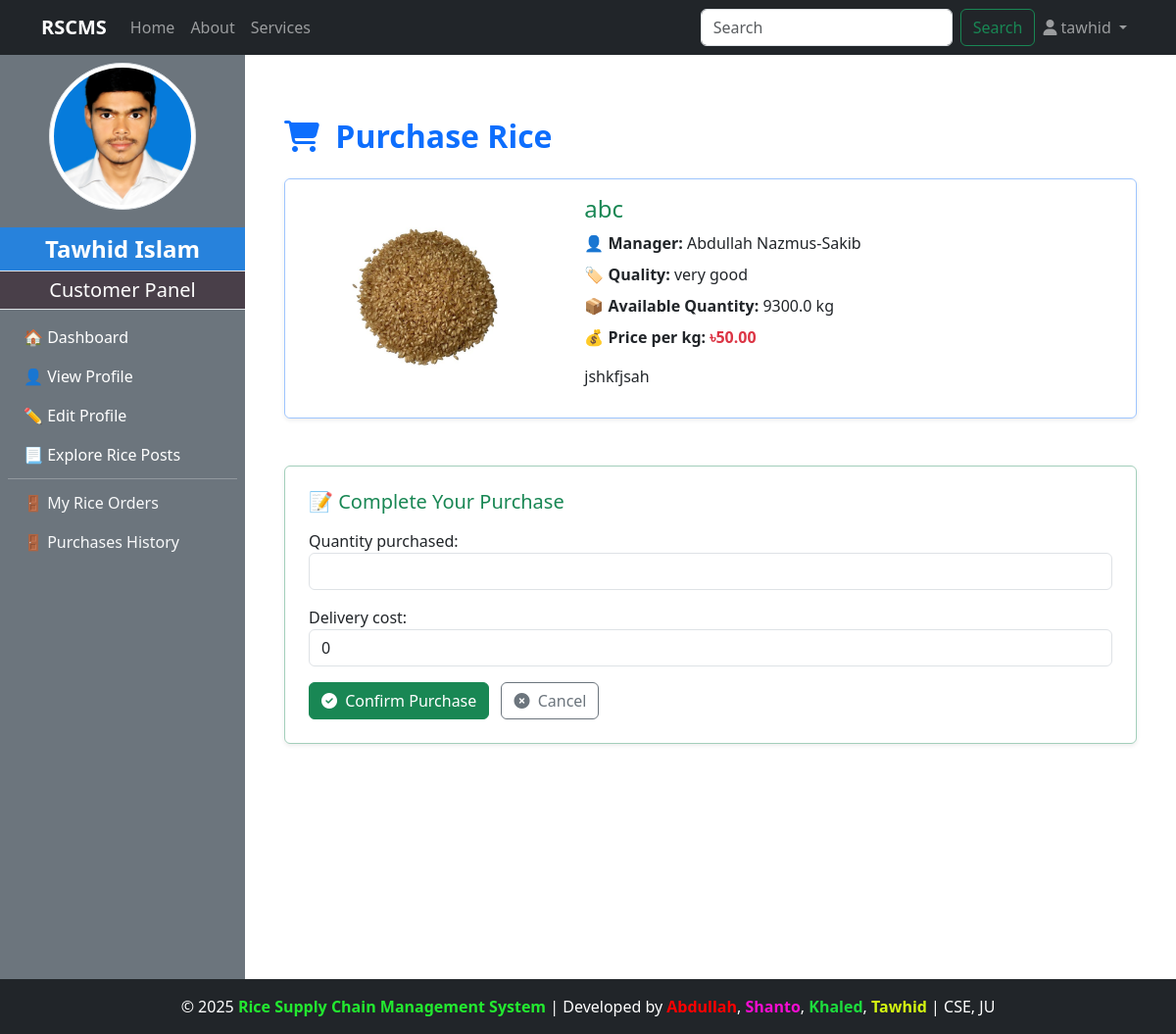
The page /customer/purchase_rice_from_manager/8/ (signed in) on the database as committed earlier.
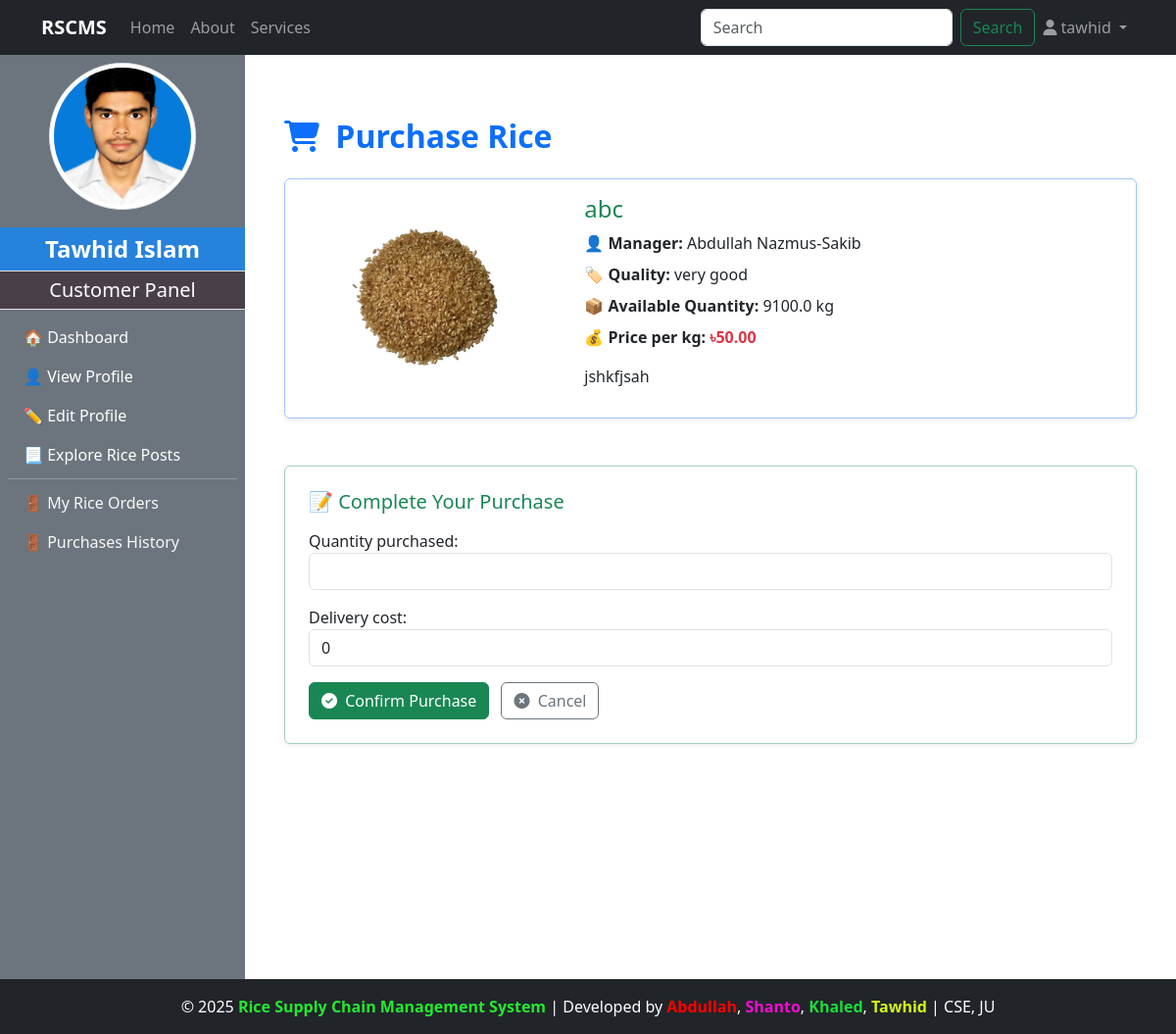
The same page on the database as committed later.
### manager/models.py (models this page shows, shortened)
class RicePost(models.Model):
    manager = models.ForeignKey(CustomUser,on_delete=models.CASCADE, limit_choices_to={'role':'manager'},related_name="managerPost")
    rice_name = models.CharField(max_length=200, blank=True, null=True)
    quality = models.CharField(max_length=100)
    quantity_kg = models.FloatField()
    price_per_kg = models.DecimalField(max_digits=6, decimal_places=2)
    description = models.TextField()
    is_sold = models.BooleanField(default=False)
    rice_image = models.ImageField(upload_to="rice_image/",blank=True,null=True)
    created_at = models.DateTimeField(auto_now_add=True)

class ManagerProfile(models.Model):
    user = models.OneToOneField(CustomUser,on_delete=models.CASCADE,limit_choices_to={'role':'manager'},related_name="managerprofile")
    full_name = models.CharField(max_length=100)
    phone_number = models.CharField(max_length=11)
    transaction_password = models.CharField(blank=True)
    address = models.TextField()
    mill_name = models.CharField(max_length=100)
    mill_location = models.TextField()
    profile_image = models.ImageField(upload_to="manager_profile/",blank=True,null=True)
    experience_year = models.PositiveIntegerField(blank=True, null=True)
    bio = models.TextField(blank=True)
    created_at = models.DateTimeField(auto_now_add=True)

### accounts/models.py (models this page shows, shortened)
class CustomUser(AbstractUser):
    ROLE_CHOICES = (
        ('admin', 'Admin'),
        ('manager', 'Manager'),
        ('customer', 'Customer'),
        ('dealer', 'Dealer'),
    )
    role = models.CharField(max_length=20, choices=ROLE_CHOICES, default='admin')

### customer/views.py (the view)
# urls.py: path("purchase_rice_from_manager/<int:id>/",views.purchase_rice_from_manager,name="purchase_rice_from_manager"),
@login_required(login_url='login')
@user_passes_test(check_customer)
def purchase_rice_from_manager(request, id):
    rice = get_object_or_404(RicePost, id=id, is_sold=False)
    if request.method == "POST":
        form = PurchaseRiceForm(request.POST)
        if form.is_valid():
            purchase = form.save(commit=False)
            if purchase.quantity_purchased > rice.quantity_kg:
                form.add_error('quantity_purchased', "Not enough rice available.")
            else:
                purchase.customer = request.user
                purchase.rice = rice
                purchase.total_price = (Decimal(purchase.quantity_purchased) * rice.price_per_kg) + purchase.delivery_cost
                purchase.save()
                rice.quantity_kg -= purchase.quantity_purchased
                if rice.quantity_kg <= 0:
                    rice.is_sold = True
                rice.save()
                return redirect("mock_customer_rice_payment", purchase_id=purchase.id)
    else:
        form = PurchaseRiceForm()
    return render(request, "customer/purchase_rice.html", {'form': form, 'rice': rice})

### customer/forms.py
class PurchaseRiceForm(forms.ModelForm):
    class Meta:
        model = Purchase_Rice
        fields = ['quantity_purchased','delivery_cost']

### admin_panel/context_processors.py (called while the page is built)
def admin_profile(request):
    if request.user.is_authenticated:
        try:
            admin = AdminProfile.objects.get(user=request.user)
            return {'admin': admin}
        except AdminProfile.DoesNotExist:
            return {}
    return {}

### customer/context_processors.py (called while the page is built)
def customer_profile(request):
    if request.user.is_authenticated:
        try:
            customer = CustomerProfile.objects.get(user=request.user)
            return {'customer': customer}
        except CustomerProfile.DoesNotExist:
            return {}
    return {}

### customer/views.py (called while the page is built)
def check_customer(user):
    return user.is_authenticated and user.role == 'customer'

### manager/context_processors.py (called while the page is built)
def manager_profile(request):
    if request.user.is_authenticated:
        try:
            manager = ManagerProfile.objects.get(user=request.user)
            return {'manager': manager}
        except ManagerProfile.DoesNotExist:
            return {}
    return {}

### customer/templates/customer/purchase_rice.html (shortened to what this page needs)
{% extends "base.html" %}
{% load static %}
{% load widget_tweaks %}
{% block content %}
<div class="container mt-5">
    <h2 class="mb-4 text-primary fw-bold">
        <i class="fas fa-shopping-cart me-2"></i> Purchase Rice
    </h2>
    <div class="card mb-5 shadow-sm border border-primary-subtle">
        <div class="row g-0">
            <div class="col-md-4">
                {% if rice.rice_image %}
                    <img src="{{ rice.rice_image.url }}" class="img-fluid rounded-start h-100 object-fit-cover" alt="{{ rice.rice_name }}">
                {% else %}
                    <img src="{% static 'default_images/default_rice.jpg' %}" class="img-fluid rounded-start h-100 object-fit-cover" alt="Default rice">
                {% endif %}
            </div>
            <div class="col-md-8">
                <div class="card-body">
                    <h4 class="card-title text-success">{{ rice.rice_name }}</h4>
                    <p class="card-text mb-2"><strong>👤 Manager:</strong> {{ rice.manager.managerprofile.full_name }}</p>
                    <p class="card-text mb-2"><strong>🏷️ Quality:</strong> {{ rice.quality }}</p>
                    <p class="card-text mb-2"><strong>📦 Available Quantity:</strong> {{ rice.quantity_kg }} kg</p>
                    <p class="card-text mb-2"><strong>💰 Price per kg:</strong> <span class="text-danger fw-semibold">৳{{ rice.price_per_kg }}</span></p>
                    <p class="card-text mt-3">{{ rice.description|linebreaksbr }}</p>
                </div>
            </div>
        </div>
    </div>
    <div class="card p-4 shadow-sm border border-success-subtle">
        <h5 class="mb-3 text-success">📝 Complete Your Purchase</h5>
        <form method="post" novalidate>
            <div class="mb-3">
                {{ form.quantity_purchased.label_tag }}
                {{ form.quantity_purchased|add_class:"form-control" }}
            </div>
            <div class="mb-3">
                {{ form.delivery_cost.label_tag }}
                {{ form.delivery_cost|add_class:"form-control" }}
            </div>
            <button type="submit" class="btn btn-success me-2">
                <i class="fas fa-check-circle me-1"></i> Confirm Purchase
            </button>
            <a href="{% url 'explore_all_rice_post' %}" class="btn btn-outline-secondary">
                <i class="fas fa-times-circle me-1"></i> Cancel
            </a>
        </form>
    </div>
</div>
{% endblock %}

Rows that differ between the two databases and show on the page:
changed RicePost "abc": quantity_kg "9300.0" → "9100.0"
